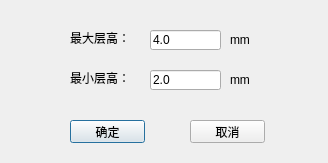
<?xml version="1.0" encoding="UTF-8"?>
<ui version="4.0">
 <class>GrowthLineVariousLayerDialog</class>
 <widget class="QDialog" name="GrowthLineVariousLayerDialog">
  <property name="geometry">
   <rect>
    <x>0</x>
    <y>0</y>
    <width>328</width>
    <height>163</height>
   </rect>
  </property>
  <property name="windowTitle">
   <string>生长线变层厚曲面分层参数</string>
  </property>
  <widget class="QPushButton" name="pushButton_ok">
   <property name="geometry">
    <rect>
     <x>70</x>
     <y>120</y>
     <width>75</width>
     <height>23</height>
    </rect>
   </property>
   <property name="text">
    <string>确定</string>
   </property>
  </widget>
  <widget class="QLabel" name="label">
   <property name="geometry">
    <rect>
     <x>230</x>
     <y>30</y>
     <width>51</width>
     <height>20</height>
    </rect>
   </property>
   <property name="text">
    <string>mm</string>
   </property>
  </widget>
  <widget class="QPushButton" name="pushButton_quit">
   <property name="geometry">
    <rect>
     <x>190</x>
     <y>120</y>
     <width>75</width>
     <height>23</height>
    </rect>
   </property>
   <property name="text">
    <string>取消</string>
   </property>
  </widget>
  <widget class="QLineEdit" name="lineEdit_1">
   <property name="geometry">
    <rect>
     <x>150</x>
     <y>30</y>
     <width>71</width>
     <height>20</height>
    </rect>
   </property>
   <property name="text">
    <string>4.0</string>
   </property>
  </widget>
  <widget class="QLabel" name="label_2">
   <property name="geometry">
    <rect>
     <x>70</x>
     <y>30</y>
     <width>71</width>
     <height>16</height>
    </rect>
   </property>
   <property name="text">
    <string>最大层高：</string>
   </property>
  </widget>
  <widget class="QLineEdit" name="lineEdit_2">
   <property name="geometry">
    <rect>
     <x>150</x>
     <y>70</y>
     <width>71</width>
     <height>20</height>
    </rect>
   </property>
   <property name="text">
    <string>2.0</string>
   </property>
  </widget>
  <widget class="QLabel" name="label_3">
   <property name="geometry">
    <rect>
     <x>70</x>
     <y>70</y>
     <width>71</width>
     <height>16</height>
    </rect>
   </property>
   <property name="text">
    <string>最小层高：</string>
   </property>
  </widget>
  <widget class="QLabel" name="label_4">
   <property name="geometry">
    <rect>
     <x>230</x>
     <y>70</y>
     <width>51</width>
     <height>20</height>
    </rect>
   </property>
   <property name="text">
    <string>mm</string>
   </property>
  </widget>
 </widget>
 <layoutdefault spacing="6" margin="11"/>
 <resources/>
 <connections>
  <connection>
   <sender>pushButton_ok</sender>
   <signal>clicked(bool)</signal>
   <receiver>GrowthLineVariousLayerDialog</receiver>
   <slot>close()</slot>
   <hints>
    <hint type="sourcelabel">
     <x>107</x>
     <y>131</y>
    </hint>
    <hint type="destinationlabel">
     <x>163</x>
     <y>81</y>
    </hint>
   </hints>
  </connection>
  <connection>
   <sender>pushButton_quit</sender>
   <signal>clicked(bool)</signal>
   <receiver>GrowthLineVariousLayerDialog</receiver>
   <slot>close()</slot>
   <hints>
    <hint type="sourcelabel">
     <x>227</x>
     <y>131</y>
    </hint>
    <hint type="destinationlabel">
     <x>163</x>
     <y>81</y>
    </hint>
   </hints>
  </connection>
 </connections>
</ui>
